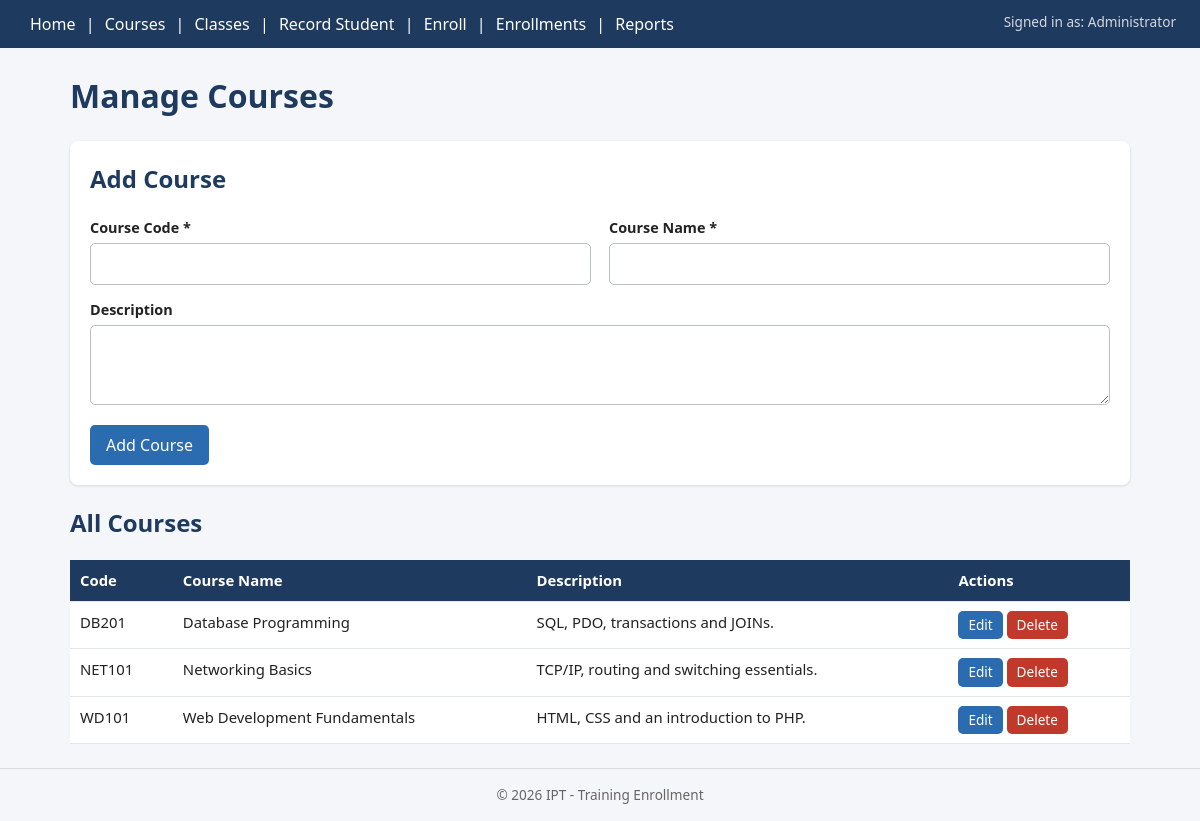
Screenshot of /admin/courses.php with the database file from the repository.
### tables this page shows
CREATE TABLE courses (
   course_id   INT AUTO_INCREMENT PRIMARY KEY,
   course_code VARCHAR(20) NOT NULL UNIQUE,
   course_name VARCHAR(100) NOT NULL,
   description TEXT
);

### classes/Course.php (called while the page is built, shortened)
<?php
class Course {
    private $db;
    public function __construct(PDO $db) { $this->db = $db; }
    public function all() {
        return $this->db->query("SELECT * FROM courses ORDER BY course_name")->fetchAll();
    }
}

### admin/courses.php (the view, shortened to what this page needs)
<?php
require_once __DIR__ . '/../config/db.php';
require_once __DIR__ . '/../classes/Course.php';
$courses = new Course($db);
$form    = ['course_id' => 0, 'course_code' => '', 'course_name' => '', 'description' => ''];
$list = $courses->all();
require_once __DIR__ . '/../includes/header.php';
?>
<h1>Manage Courses</h1>
<div class="card">
    <h2><?php echo $form['course_id'] > 0 ? 'Edit Course' : 'Add Course'; ?></h2>
    <form method="POST" class="grid" novalidate>
        <div>
            <label for="course_code">Course Code *</label>
            <input type="text" id="course_code" name="course_code" value="<?php echo h($form['course_code']); ?>">
        </div>
        <div>
            <label for="course_name">Course Name *</label>
            <input type="text" id="course_name" name="course_name" value="<?php echo h($form['course_name']); ?>">
        </div>
        <div class="full">
            <label for="description">Description</label>
            <textarea id="description" name="description"><?php echo h($form['description']); ?></textarea>
        </div>
        <div class="full">
            <button type="submit" class="btn"><?php echo $form['course_id'] > 0 ? 'Save Changes' : 'Add Course'; ?></button>
        </div>
    </form>
</div>
<h2>All Courses</h2>
<table>
    <thead><tr><th>Code</th><th>Course Name</th><th>Description</th><th>Actions</th></tr></thead>
    <tbody>
    <?php foreach ($list as $c): ?>
        <tr>
            <td><?php echo h($c['course_code']); ?></td>
            <td><?php echo h($c['course_name']); ?></td>
            <td><?php echo h($c['description']); ?></td>
            <td>
                <a class="btn small" href="courses.php?edit=<?php echo (int) $c['course_id']; ?>">Edit</a>
                <form method="POST" class="inline" onsubmit="return confirm('Delete this course?');">
                    <button type="submit" class="btn small danger">Delete</button>
                </form>
            </td>
        </tr>
    <?php endforeach; ?>
    </tbody>
</table>
<?php require_once __DIR__ . '/../includes/footer.php'; ?>

### css/style.css (style rules this page uses)
* { box-sizing: border-box; }
body { margin: 0; font-family: Segoe UI, Arial, sans-serif; background: #f4f6f9; color: #222; line-height: 1.5; }
h1, h2 { color: #1f3a5f; margin-top: 0; }
.card { background: #fff; border-radius: 8px; padding: 20px; margin-bottom: 20px; box-shadow: 0 1px 3px rgba(0,0,0,.12); }
table { width: 100%; border-collapse: collapse; background: #fff; }
th, td { padding: 9px 10px; border-bottom: 1px solid #e3e6ea; text-align: left; font-size: 0.93rem; vertical-align: top; }
th { background: #1f3a5f; color: #fff; }
form.grid { display: grid; grid-template-columns: 1fr 1fr; gap: 14px 18px; }
form.grid .full { grid-column: 1 / -1; }
label { display: block; font-weight: 600; margin-bottom: 4px; font-size: 0.9rem; }
input[type=text], input[type=email], input[type=number], select, textarea { width: 100%; padding: 8px 10px; border: 1px solid #b9c0c9; border-radius: 5px; font: inherit; }
textarea { min-height: 80px; }
.btn { display: inline-block; padding: 8px 16px; border: 0; border-radius: 5px; background: #2b6cb0; color: #fff; cursor: pointer; font: inherit; text-decoration: none; }
.btn.danger { background: #c0392b; }
.btn.small { padding: 4px 10px; font-size: 0.85rem; }
.inline { display: inline; }

### rows the page displays
courses: course_code "DB201", course_name "Database Programming", description "SQL, PDO, transactions and JOINs."
courses: course_code "NET101", course_name "Networking Basics", description "TCP/IP, routing and switching essentials."
courses: course_code "WD101", course_name "Web Development Fundamentals", description "HTML, CSS and an introduction to PHP."
